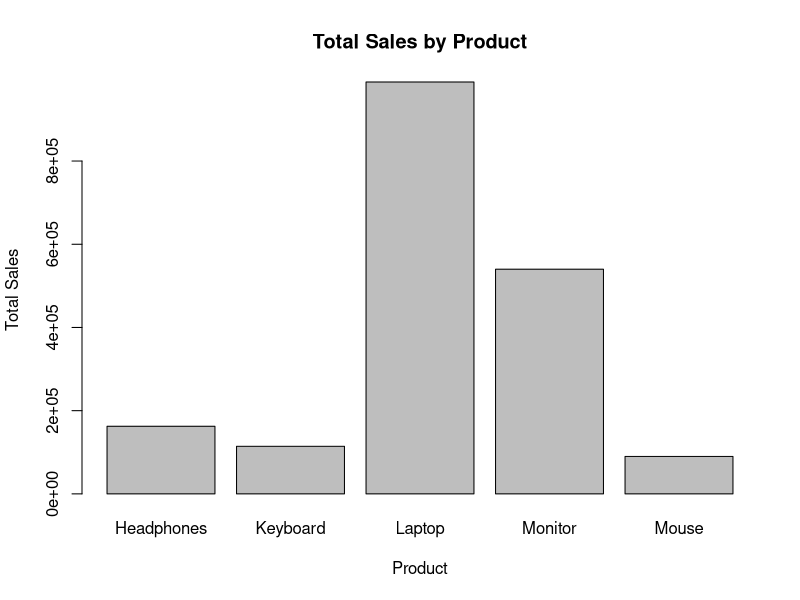
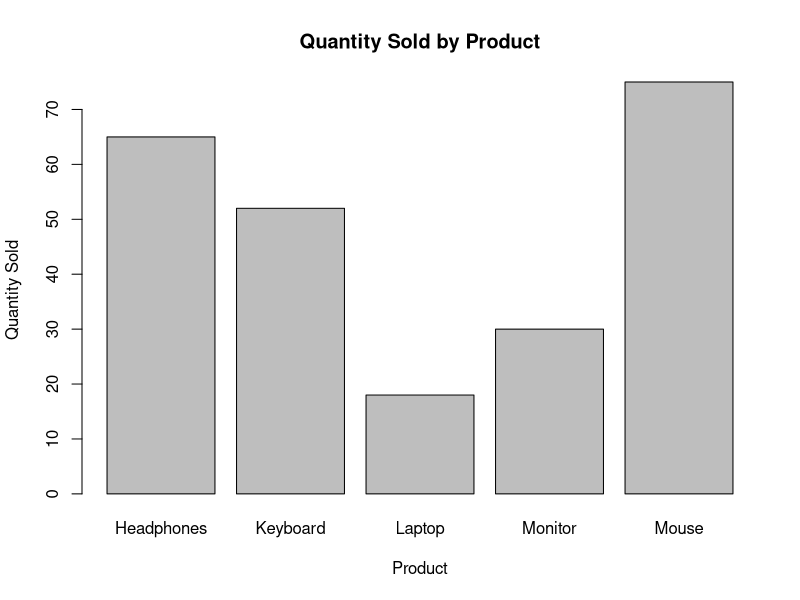
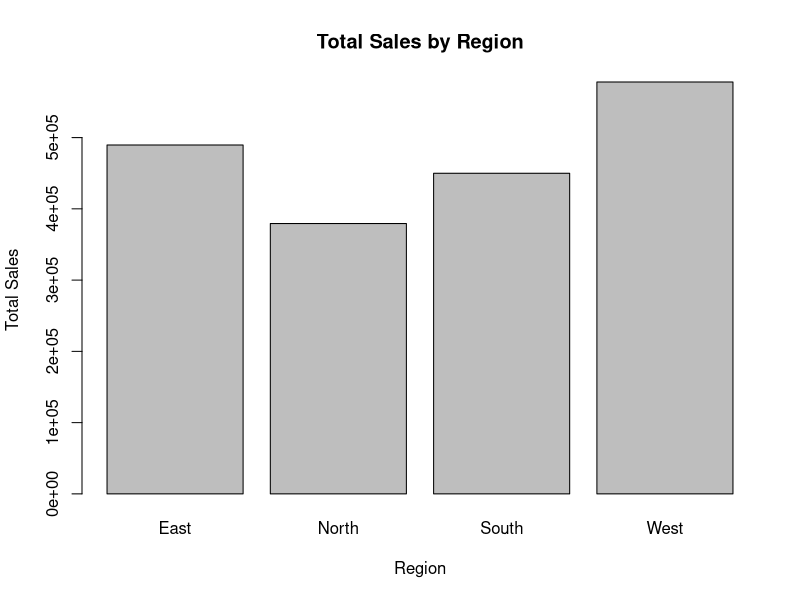
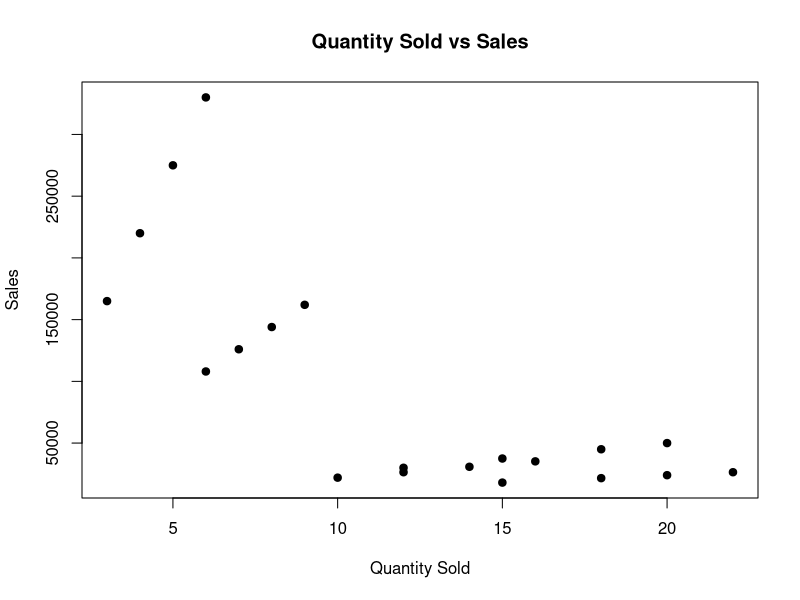
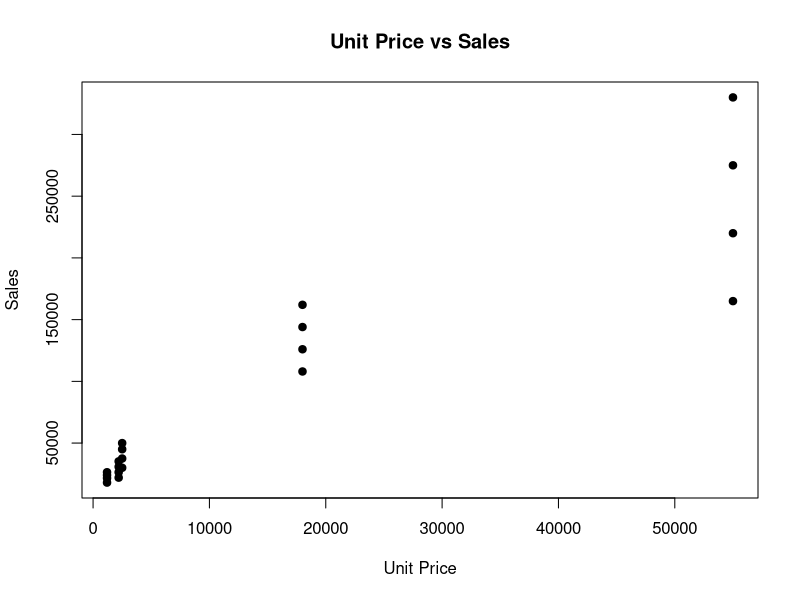

These figures' R source, in order:
## ---- chunk 1
sales <- data.frame(
  Date = c(
    "2026-01-05", "2026-01-08", "2026-01-12", "2026-01-18", "2026-01-23",
    "2026-02-03", "2026-02-09", "2026-02-15", "2026-02-21", "2026-02-27",
    "2026-03-04", "2026-03-10", "2026-03-16", "2026-03-22", "2026-03-28",
    "2026-04-05", "2026-04-11", "2026-04-17", "2026-04-23", "2026-04-29"
  ),
  Product = c(
    "Laptop", "Mouse", "Keyboard", "Monitor", "Headphones",
    "Laptop", "Mouse", "Keyboard", "Monitor", "Headphones",
    "Laptop", "Mouse", "Keyboard", "Monitor", "Headphones",
    "Laptop", "Mouse", "Keyboard", "Monitor", "Headphones"
  ),
  Category = c(
    "Electronics", "Accessories", "Accessories", "Electronics", "Accessories",
    "Electronics", "Accessories", "Accessories", "Electronics", "Accessories",
    "Electronics", "Accessories", "Accessories", "Electronics", "Accessories",
    "Electronics", "Accessories", "Accessories", "Electronics", "Accessories"
  ),
  Quantity = c(
    3, 15, 10, 6, 12,
    4, 18, 12, 7, 15,
    5, 20, 14, 8, 18,
    6, 22, 16, 9, 20
  ),
  Unit_Price = c(
    55000, 1200, 2200, 18000, 2500,
    55000, 1200, 2200, 18000, 2500,
    55000, 1200, 2200, 18000, 2500,
    55000, 1200, 2200, 18000, 2500
  ),
  Region = c(
    "North", "West", "South", "East", "West",
    "South", "North", "East", "West", "South",
    "East", "West", "North", "South", "East",
    "West", "South", "East", "North", "West"
  )
)

sales$Sales <- sales$Quantity * sales$Unit_Price

sales
## ---- chunk 2
summary(sales)
## ---- chunk 3
str(sales)
## ---- chunk 4
colSums(is.na(sales))
sum(duplicated(sales))
## ---- chunk 5
mean(sales$Quantity)
max(sales$Quantity)
min(sales$Quantity)

mean(sales$Sales)
max(sales$Sales)
min(sales$Sales)
## ---- chunk 6
total_sales <- sum(sales$Sales)

total_sales
## ---- chunk 7
product_sales <- aggregate(
  Sales ~ Product,
  data = sales,
  FUN = sum
)

product_sales
## ---- chunk 8
barplot(
  product_sales$Sales,
  names.arg = product_sales$Product,
  main = "Total Sales by Product",
  xlab = "Product",
  ylab = "Total Sales"
)
## ---- chunk 9
product_quantity <- aggregate(
  Quantity ~ Product,
  data = sales,
  FUN = sum
)

product_quantity
## ---- chunk 10
barplot(
  product_quantity$Quantity,
  names.arg = product_quantity$Product,
  main = "Quantity Sold by Product",
  xlab = "Product",
  ylab = "Quantity Sold"
)
## ---- chunk 11
region_sales <- aggregate(
  Sales ~ Region,
  data = sales,
  FUN = sum
)

region_sales
## ---- chunk 12
barplot(
  region_sales$Sales,
  names.arg = region_sales$Region,
  main = "Total Sales by Region",
  xlab = "Region",
  ylab = "Total Sales"
)
## ---- chunk 13
average_product_sales <- aggregate(
  Sales ~ Product,
  data = sales,
  FUN = mean
)

average_product_sales
## ---- chunk 14
plot(
  sales$Quantity,
  sales$Sales,
  main = "Quantity Sold vs Sales",
  xlab = "Quantity Sold",
  ylab = "Sales",
  pch = 19
)
## ---- chunk 15
plot(
  sales$Unit_Price,
  sales$Sales,
  main = "Unit Price vs Sales",
  xlab = "Unit Price",
  ylab = "Sales",
  pch = 19
)
## ---- chunk 16
cor(sales$Quantity, sales$Sales)
## ---- chunk 17
sales[which.max(sales$Sales), ]
## ---- chunk 18
sales[which.min(sales$Sales), ]
